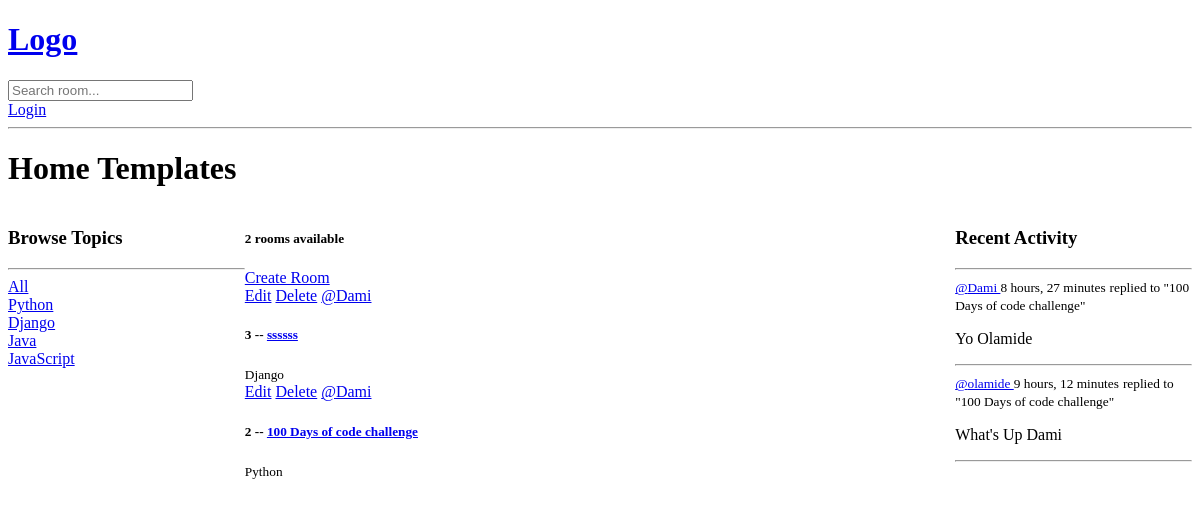
Before: / with the older database file.
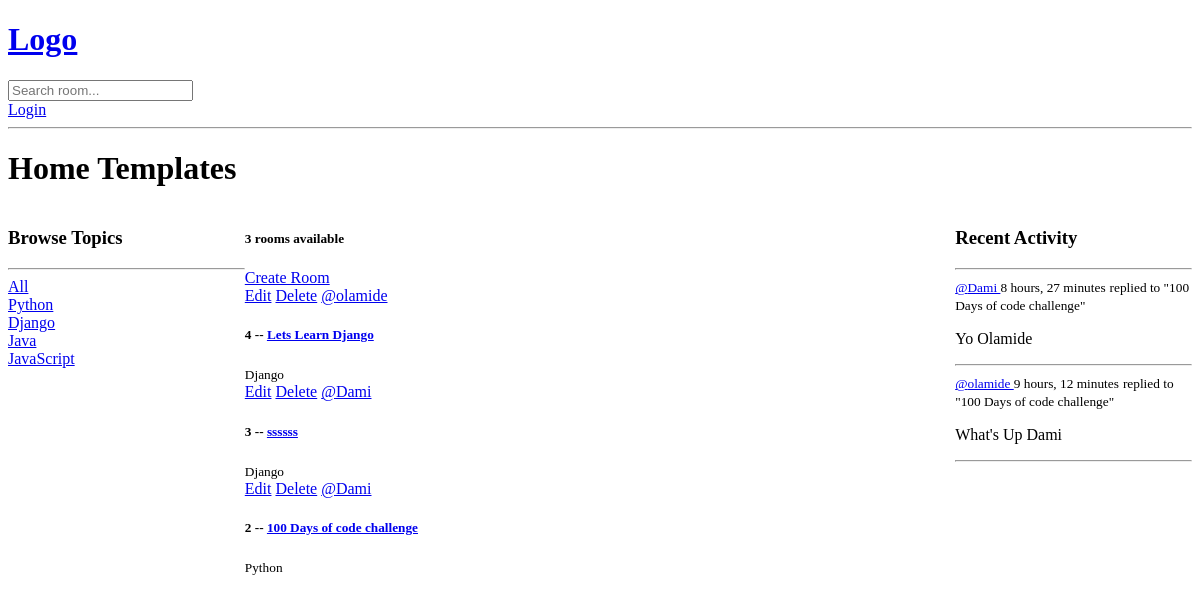
After: the same page with the newer database file.
### base/models.py (models this page shows, shortened)
class Topic(models.Model):
    name = models.CharField(max_length=200)

class Room(models.Model):
    host = models.ForeignKey(User,on_delete=models.SET_NULL,null=True)
    topic  = models.ForeignKey(Topic,on_delete=models.SET_NULL,null=True)
    name = models.CharField(max_length=200)
    description = models.TextField(null = True, blank=True)
    participants = models.ManyToManyField(User, related_name='participants',
                                          blank=True)
    updated = models.DateTimeField(auto_now=True)
    created = models.DateTimeField(auto_now_add=True)
    class Meta:
        ordering = ['-updated','-created']
    def __str__(self):
        return self.name

class Message(models.Model):
    user = models.ForeignKey(User, on_delete=models.CASCADE)
    room = models.ForeignKey(Room,on_delete=models.CASCADE)
    body = models.TextField()
    updated = models.DateTimeField(auto_now=True)
    created = models.DateTimeField(auto_now_add=True)
    class Meta:
        ordering = ['-updated','-created']
    def __str__(self):
        return self.body[0:50]

### base/views.py (the view)
# urls.py: path('', views.home, name='home'),
def home(request):
    q = request.GET.get('q') if request.GET.get('q')!=None else ''
    rooms = Room.objects.filter(
        Q(topic__name__contains =q) |
        Q(name__icontains=q) |
        Q(description__icontains=q)
        )
    topics= Topic.objects.all()
    room_count = rooms.count()
    room_messages = Message.objects.filter(Q(room__topic__name__icontains=q))
    context = {'rooms' : rooms, 'topics': topics,
                'room_count': room_count, 'room_messages':room_messages }
    return render(request, 'base/home.html', context)

### base/templates/base/home.html (shortened to what this page needs)
{% extends 'main.html' %}
{% block content %}
<h1>Home Templates</h1>
<div class="home-container">
    <div>
        {%include 'base/topics_component.html'%}
        </div>
        <div>
            <h5>{{room_count}} rooms available</h5>
            <a href="{% url 'create-room' %}">Create Room</a>
            {% include 'base/feed_component.html' %}
    </div>
    <div>
        {% include 'base/activity_component.html'%}
    </div>
</div>
{% endblock content %}

### base/templates/base/topics_component.html
<h3>Browse Topics</h3>
<hr>
<div>
    <a href="{% url 'home' %}">All</a>
</div>
{% for topic in topics %}
<div>
    <a href="{% url 'home' %}?q={{ topic.name }}">{{ topic.name }}</a>
</div>
{% empty %}
<p>No topics available.</p>
{% endfor %}

### base/templates/base/feed_component.html
<div>
    {% for room in rooms %}
         <div>
            {% if  request.user != room.host %}
            <a href="{% url 'update-room' room.id %}">Edit</a>
            <a href="{%url 'delete-room' room.id%}">Delete</a>
            {% endif %}
            <a href="{% url 'user-profile' room.host.id %}">@{{room.host.username}}</a>
            <h5>{{ room.id }} -- <a href="{% url 'room' room.id %}">{{ room.name }}</a></h5>
            <small>{{room.topic.name}}</small>
         </div>
    {% endfor %}
</div>

### base/templates/base/activity_component.html (shortened to what this page needs)
<h3>Recent Activity</h3>
<hr>
{% for message in room_messages %}
<div>
    <small><a href="{% url 'user-profile' message.user.id %}">@{{ message.user.username }} </a> {{ message.created|timesince }}</small>
    <small>replied to "{{message.room}}"</small>
    <p>{{message}}</p>
    <hr>
</div>
{% endfor %}

Changed rows visible on the page:
added Room: shows "Edit", host.username "olamide", id "4", name "Lets Learn Django", topic.name "Django"
Other visible differences:
{{ room_count }}: "2" → "3"
